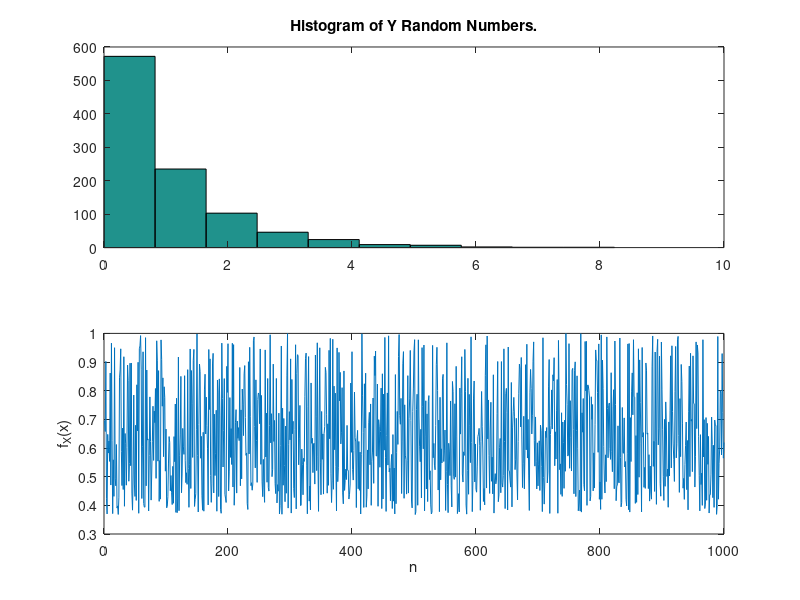

Source code (MATLAB):
%-Chapter-1-Exercise-2----------------------------------------------------------------------------------------------------------

%-Initialization----------------------------------------------------------------------------------------------------------------
format compact;
clc;
clear;
close all;
%-------------------------------------------------------------------------------------------------------------------------------

%-Calculate-Y-Random-Numbers-from-Exponential-Distribution----------------------------------------------------------------------
n = 1000;
X = rand(n, 1);
I = ones(n, 1);
Y = -1/1*log(I-X);
%-------------------------------------------------------------------------------------------------------------------------------

%-Plots------------------------------------------------------------------------------------------------------------------------
figure(1);
subplot(2, 1, 1);
hist(Y);
title('Histogram of Y Random Numbers.');
F = exp(-X);
subplot(2, 1, 2);
plot(1:n, F);
xlabel('n');
ylabel('f_X(x)');
%-------------------------------------------------------------------------------------------------------------------------------